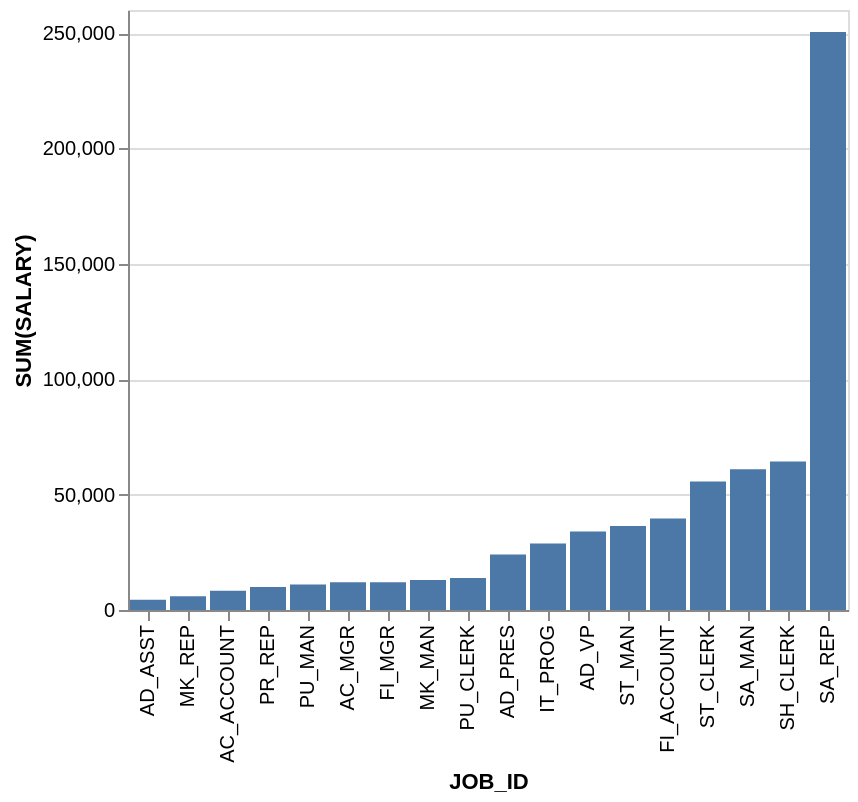

The specification (Vega-Lite) saved for this image:
### Vega-Lite specification from a JSON file in a GitHub repository (floating-point values rounded to 4 significant figures)
{"data": {"values": [{"x_data": "AC_ACCOUNT", "y_data": 8300}, {"x_data": "AC_MGR", "y_data": 12000}, {"x_data": "AD_ASST", "y_data": 4400}, {"x_data": "AD_PRES", "y_data": 24000}, {"x_data": "AD_VP", "y_data": 34000}, {"x_data": "FI_ACCOUNT", "y_data": 39600}, {"x_data": "FI_MGR", "y_data": 12000}, {"x_data": "IT_PROG", "y_data": 28800}, {"x_data": "MK_MAN", "y_data": 13000}, {"x_data": "MK_REP", "y_data": 6000}, {"x_data": "PR_REP", "y_data": 10000}, {"x_data": "PU_CLERK", "y_data": 13900}, {"x_data": "PU_MAN", "y_data": 11000}, {"x_data": "SA_MAN", "y_data": 61000}, {"x_data": "SA_REP", "y_data": 250500}, {"x_data": "SH_CLERK", "y_data": 64300}, {"x_data": "ST_CLERK", "y_data": 55700}, {"x_data": "ST_MAN", "y_data": 36400}]}, "mark": "bar", "encoding": {"x": {"field": "x_data", "type": "nominal", "title": "JOB_ID", "sort": {"op": "sum", "field": "y_data", "order": "ascending"}}, "y": {"field": "y_data", "type": "quantitative", "title": "SUM(SALARY)"}}}
